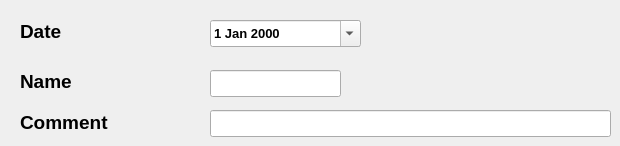
    <widget class="QWidget" name="tabIllness">
     <attribute name="title">
      <string>Illness</string>
     </attribute>
     <widget class="QLabel" name="lblIllnessName">
      <property name="geometry">
       <rect>
        <x>20</x>
        <y>70</y>
        <width>61</width>
        <height>23</height>
       </rect>
      </property>
      <property name="font">
       <font>
        <pointsize>14</pointsize>
        <bold>true</bold>
       </font>
      </property>
      <property name="text">
       <string>Name</string>
      </property>
     </widget>
     <widget class="QLineEdit" name="txtIllnessName">
      <property name="geometry">
       <rect>
        <x>210</x>
        <y>70</y>
        <width>131</width>
        <height>27</height>
       </rect>
      </property>
      <property name="font">
       <font>
        <pointsize>12</pointsize>
        <bold>true</bold>
       </font>
      </property>
     </widget>
     <widget class="QLabel" name="lblIllnessComment">
      <property name="geometry">
       <rect>
        <x>20</x>
        <y>110</y>
        <width>91</width>
        <height>24</height>
       </rect>
      </property>
      <property name="font">
       <font>
        <pointsize>14</pointsize>
        <bold>true</bold>
       </font>
      </property>
      <property name="text">
       <string>Comment</string>
      </property>
     </widget>
     <widget class="QLineEdit" name="txtIllnessComment">
      <property name="geometry">
       <rect>
        <x>210</x>
        <y>110</y>
        <width>401</width>
        <height>27</height>
       </rect>
      </property>
      <property name="font">
       <font>
        <pointsize>12</pointsize>
        <bold>true</bold>
       </font>
      </property>
     </widget>
     <widget class="QLabel" name="lblIllnessDate">
      <property name="geometry">
       <rect>
        <x>20</x>
        <y>20</y>
        <width>61</width>
        <height>23</height>
       </rect>
      </property>
      <property name="font">
       <font>
        <pointsize>14</pointsize>
        <bold>true</bold>
       </font>
      </property>
      <property name="text">
       <string>Date</string>
      </property>
     </widget>
     <widget class="QDateEdit" name="illnessDateEdit">
      <property name="geometry">
       <rect>
        <x>210</x>
        <y>20</y>
        <width>151</width>
        <height>27</height>
       </rect>
      </property>
      <property name="font">
       <font>
        <pointsize>10</pointsize>
        <bold>true</bold>
       </font>
      </property>
      <property name="buttonSymbols">
       <enum>QAbstractSpinBox::NoButtons</enum>
      </property>
      <property name="calendarPopup">
       <bool>true</bool>
      </property>
     </widget>
    </widget>
